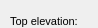
     <widget class="QWidget" name="page_39">
      <property name="geometry">
       <rect>
        <x>0</x>
        <y>0</y>
        <width>98</width>
        <height>28</height>
       </rect>
      </property>
      <attribute name="label">
       <string>Basic information</string>
      </attribute>
      <widget class="QComboBox" name="junction_workcat_id_end">
       <property name="geometry">
        <rect>
         <x>380</x>
         <y>100</y>
         <width>160</width>
         <height>20</height>
        </rect>
       </property>
      </widget>
      <widget class="QLabel" name="label_junction_workcat_id_end">
       <property name="geometry">
        <rect>
         <x>280</x>
         <y>100</y>
         <width>90</width>
         <height>22</height>
        </rect>
       </property>
       <property name="font">
        <font>
         <pointsize>8</pointsize>
        </font>
       </property>
       <property name="frameShape">
        <enum>QFrame::NoFrame</enum>
       </property>
       <property name="frameShadow">
        <enum>QFrame::Plain</enum>
       </property>
       <property name="text">
        <string>Workcat end id:</string>
       </property>
       <property name="textFormat">
        <enum>Qt::AutoText</enum>
       </property>
       <property name="scaledContents">
        <bool>false</bool>
       </property>
       <property name="margin">
        <number>3</number>
       </property>
      </widget>
      <widget class="QComboBox" name="junction_workcat_id">
       <property name="geometry">
        <rect>
         <x>380</x>
         <y>70</y>
         <width>160</width>
         <height>20</height>
        </rect>
       </property>
      </widget>
      <widget class="QLabel" name="label_junction_workcat_id">
       <property name="geometry">
        <rect>
         <x>280</x>
         <y>70</y>
         <width>90</width>
         <height>22</height>
        </rect>
       </property>
       <property name="font">
        <font>
         <pointsize>8</pointsize>
        </font>
       </property>
       <property name="frameShape">
        <enum>QFrame::NoFrame</enum>
       </property>
       <property name="frameShadow">
        <enum>QFrame::Plain</enum>
       </property>
       <property name="text">
        <string>Workcat id:</string>
       </property>
       <property name="textFormat">
        <enum>Qt::AutoText</enum>
       </property>
       <property name="scaledContents">
        <bool>false</bool>
       </property>
       <property name="margin">
        <number>3</number>
       </property>
      </widget>
      <widget class="QComboBox" name="junction_buildercat_id">
       <property name="geometry">
        <rect>
         <x>380</x>
         <y>130</y>
         <width>160</width>
         <height>20</height>
        </rect>
       </property>
      </widget>
      <widget class="QDateEdit" name="junction_builtdate">
       <property name="geometry">
        <rect>
         <x>380</x>
         <y>160</y>
         <width>160</width>
         <height>20</height>
        </rect>
       </property>
       <property name="calendarPopup">
        <bool>true</bool>
       </property>
      </widget>
      <widget class="QLabel" name="label_junction_builtdate">
       <property name="geometry">
        <rect>
         <x>280</x>
         <y>160</y>
         <width>90</width>
         <height>22</height>
        </rect>
       </property>
       <property name="font">
        <font>
         <pointsize>8</pointsize>
        </font>
       </property>
       <property name="frameShape">
        <enum>QFrame::NoFrame</enum>
       </property>
       <property name="frameShadow">
        <enum>QFrame::Plain</enum>
       </property>
       <property name="text">
        <string>Builtdate:</string>
       </property>
       <property name="textFormat">
        <enum>Qt::AutoText</enum>
       </property>
       <property name="scaledContents">
        <bool>false</bool>
       </property>
       <property name="margin">
        <number>3</number>
       </property>
      </widget>
      <widget class="QLabel" name="label_junction_buildercat_id">
       <property name="geometry">
        <rect>
         <x>280</x>
         <y>130</y>
         <width>90</width>
         <height>22</height>
        </rect>
       </property>
       <property name="font">
        <font>
         <pointsize>8</pointsize>
        </font>
       </property>
       <property name="frameShape">
        <enum>QFrame::NoFrame</enum>
       </property>
       <property name="frameShadow">
        <enum>QFrame::Plain</enum>
       </property>
       <property name="text">
        <string>Buildercat id:</string>
       </property>
       <property name="textFormat">
        <enum>Qt::AutoText</enum>
       </property>
       <property name="scaledContents">
        <bool>false</bool>
       </property>
       <property name="margin">
        <number>3</number>
       </property>
      </widget>
      <widget class="QLabel" name="label_junction_owner">
       <property name="geometry">
        <rect>
         <x>280</x>
         <y>40</y>
         <width>90</width>
         <height>22</height>
        </rect>
       </property>
       <property name="font">
        <font>
         <pointsize>8</pointsize>
        </font>
       </property>
       <property name="frameShape">
        <enum>QFrame::NoFrame</enum>
       </property>
       <property name="frameShadow">
        <enum>QFrame::Plain</enum>
       </property>
       <property name="text">
        <string>Owner</string>
       </property>
       <property name="textFormat">
        <enum>Qt::AutoText</enum>
       </property>
       <property name="scaledContents">
        <bool>false</bool>
       </property>
       <property name="margin">
        <number>3</number>
       </property>
      </widget>
      <widget class="QLineEdit" name="junction_sander">
       <property name="geometry">
        <rect>
         <x>110</x>
         <y>100</y>
         <width>160</width>
         <height>20</height>
        </rect>
       </property>
      </widget>
      <widget class="QLabel" name="label_junction_state">
       <property name="geometry">
        <rect>
         <x>280</x>
         <y>10</y>
         <width>90</width>
         <height>22</height>
        </rect>
       </property>
       <property name="font">
        <font>
         <pointsize>8</pointsize>
        </font>
       </property>
       <property name="frameShape">
        <enum>QFrame::NoFrame</enum>
       </property>
       <property name="frameShadow">
        <enum>QFrame::Plain</enum>
       </property>
       <property name="text">
        <string>State:</string>
       </property>
       <property name="textFormat">
        <enum>Qt::AutoText</enum>
       </property>
       <property name="scaledContents">
        <bool>false</bool>
       </property>
       <property name="margin">
        <number>3</number>
       </property>
      </widget>
      <widget class="QLineEdit" name="junction_top_elev">
       <property name="geometry">
        <rect>
         <x>110</x>
         <y>10</y>
         <width>160</width>
         <height>20</height>
        </rect>
       </property>
      </widget>
      <widget class="QComboBox" name="junction_state">
       <property name="geometry">
        <rect>
         <x>380</x>
         <y>10</y>
         <width>160</width>
         <height>20</height>
        </rect>
       </property>
      </widget>
      <widget class="QLabel" name="label_junction_sander">
       <property name="geometry">
        <rect>
         <x>10</x>
         <y>100</y>
         <width>90</width>
         <height>22</height>
        </rect>
       </property>
       <property name="font">
        <font>
         <pointsize>8</pointsize>
        </font>
       </property>
       <property name="frameShape">
        <enum>QFrame::NoFrame</enum>
       </property>
       <property name="frameShadow">
        <enum>QFrame::Plain</enum>
       </property>
       <property name="text">
        <string>Sander:</string>
       </property>
       <property name="margin">
        <number>3</number>
       </property>
      </widget>
      <widget class="QLabel" name="label_junction_elev">
       <property name="geometry">
        <rect>
         <x>10</x>
         <y>70</y>
         <width>90</width>
         <height>22</height>
        </rect>
       </property>
       <property name="font">
        <font>
         <pointsize>8</pointsize>
        </font>
       </property>
       <property name="frameShape">
        <enum>QFrame::NoFrame</enum>
       </property>
       <property name="frameShadow">
        <enum>QFrame::Plain</enum>
       </property>
       <property name="text">
        <string>Elevation:</string>
       </property>
       <property name="margin">
        <number>3</number>
       </property>
      </widget>
      <widget class="QComboBox" name="junction_ownercat_id">
       <property name="geometry">
        <rect>
         <x>380</x>
         <y>40</y>
         <width>160</width>
         <height>20</height>
        </rect>
       </property>
      </widget>
      <widget class="QLabel" name="label_junction_top_elev">
       <property name="geometry">
        <rect>
         <x>10</x>
         <y>10</y>
         <width>90</width>
         <height>22</height>
        </rect>
       </property>
       <property name="font">
        <font>
         <pointsize>8</pointsize>
        </font>
       </property>
       <property name="frameShape">
        <enum>QFrame::NoFrame</enum>
       </property>
       <property name="frameShadow">
        <enum>QFrame::Plain</enum>
       </property>
       <property name="text">
        <string>Top elevation:</string>
       </property>
       <property name="margin">
        <number>3</number>
       </property>
      </widget>
      <widget class="QLineEdit" name="junction_ymax">
       <property name="geometry">
        <rect>
         <x>110</x>
         <y>40</y>
         <width>160</width>
         <height>20</height>
        </rect>
       </property>
      </widget>
      <widget class="QLineEdit" name="junction_elev">
       <property name="geometry">
        <rect>
         <x>110</x>
         <y>70</y>
         <width>160</width>
         <height>20</height>
        </rect>
       </property>
      </widget>
      <widget class="QLabel" name="label_junction_ymax">
       <property name="geometry">
        <rect>
         <x>10</x>
         <y>40</y>
         <width>90</width>
         <height>22</height>
        </rect>
       </property>
       <property name="font">
        <font>
         <pointsize>8</pointsize>
        </font>
       </property>
       <property name="frameShape">
        <enum>QFrame::NoFrame</enum>
       </property>
       <property name="frameShadow">
        <enum>QFrame::Plain</enum>
       </property>
       <property name="text">
        <string>Y max:</string>
       </property>
       <property name="margin">
        <number>3</number>
       </property>
      </widget>
      <widget class="QLineEdit" name="junction_est_top_elev">
       <property name="geometry">
        <rect>
         <x>110</x>
         <y>130</y>
         <width>160</width>
         <height>20</height>
        </rect>
       </property>
      </widget>
      <widget class="QLabel" name="label_junction_est_top_elev">
       <property name="geometry">
        <rect>
         <x>10</x>
         <y>120</y>
         <width>91</width>
         <height>41</height>
        </rect>
       </property>
       <property name="font">
        <font>
         <pointsize>8</pointsize>
        </font>
       </property>
       <property name="frameShape">
        <enum>QFrame::NoFrame</enum>
       </property>
       <property name="frameShadow">
        <enum>QFrame::Plain</enum>
       </property>
       <property name="text">
        <string>Estimated top elevation:</string>
       </property>
       <property name="textFormat">
        <enum>Qt::AutoText</enum>
       </property>
       <property name="scaledContents">
        <bool>false</bool>
       </property>
       <property name="wordWrap">
        <bool>true</bool>
       </property>
       <property name="margin">
        <number>3</number>
       </property>
      </widget>
      <widget class="QLineEdit" name="junction_est_ymax">
       <property name="geometry">
        <rect>
         <x>110</x>
         <y>160</y>
         <width>161</width>
         <height>20</height>
        </rect>
       </property>
      </widget>
      <widget class="QLabel" name="label_junction_est_ymax">
       <property name="geometry">
        <rect>
         <x>10</x>
         <y>160</y>
         <width>90</width>
         <height>22</height>
        </rect>
       </property>
       <property name="font">
        <font>
         <pointsize>8</pointsize>
        </font>
       </property>
       <property name="frameShape">
        <enum>QFrame::NoFrame</enum>
       </property>
       <property name="frameShadow">
        <enum>QFrame::Plain</enum>
       </property>
       <property name="text">
        <string>Estimated depth:</string>
       </property>
       <property name="textFormat">
        <enum>Qt::AutoText</enum>
       </property>
       <property name="scaledContents">
        <bool>false</bool>
       </property>
       <property name="margin">
        <number>3</number>
       </property>
      </widget>
     </widget>
